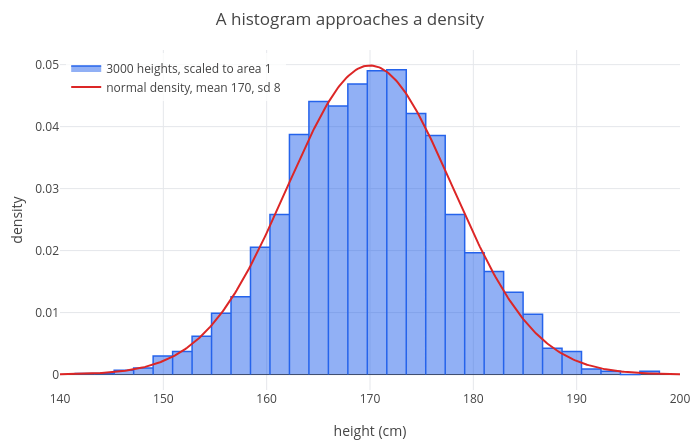

Notebook code for this chart:
### Markdown cell above
## 1. From histogram to density

In lesson 1 we drew a histogram of heights with counts on the vertical axis. Scale the bars so that their total area
is 1 (the `"density"` option of `hist`) and they settle onto a smooth curve as the number of values grows:

### Code cell
seed(2026);
h = 170 + 8*randn(1, 3000);
p = hist(h, 30, "density");
p = show(p, plot(normpdf(x, 170, 8), x, 140, 200));
p = legend(p, "3000 heights, scaled to area 1", "normal density, mean 170, sd 8");
labels(title(p, "A histogram approaches a density"), "height (cm)", "density")

### Figure 1 — Plotly figure (JSON) as saved in the notebook; plotly's stock layout.template omitted (floating-point values rounded to 4 significant figures; data arrays with more than 128 entries replaced by an {"elided": "..."} marker saying what was removed)
{"data": [{"fill": "toself", "line": {"color": "#2563eb", "width": 1.5}, "mode": "lines", "name": "3000 heights, scaled to area 1", "type": "scatter", "x": [141.5, 141.5, 143.4, 143.4, 143.4, 145.2, 145.2, 145.2, 147.1, 147.1, 147.1, 149.0, 149.0, 149.0, 150.9, 150.9, 150.9, 152.8, 152.8, 152.8, 154.7, 154.7, 154.7, 156.6, 156.6, 156.6, 158.4, 158.4, 158.4, 160.3, 160.3, 160.3, 162.2, 162.2, 162.2, 164.1, 164.1, 164.1, 166.0, 166.0, 166.0, 167.9, 167.9, 167.9, 169.7, 169.7, 169.7, 171.6, 171.6, 171.6, 173.5, 173.5, 173.5, 175.4, 175.4, 175.4, 177.3, 177.3, 177.3, 179.2, 179.2, 179.2, 181.0, 181.0, 181.0, 182.9, 182.9, 182.9, 184.8, 184.8, 184.8, 186.7, 186.7, 186.7, 188.6, 188.6, 188.6, 190.5, 190.5, 190.5, 192.4, 192.4, 192.4, 194.2, 194.2, 194.2, 196.1, 196.1, 196.1, 198.0, 198.0, null], "y": [0, 0.0001769, 0.0001769, 0, 0.0001769, 0.0001769, 0, 0.0007076, 0.0007076, 0, 0.001061, 0.001061, 0, 0.003007, 0.003007, 0, 0.003715, 0.003715, 0, 0.006191, 0.006191, 0, 0.009906, 0.009906, 0, 0.01256, 0.01256, 0, 0.02052, 0.02052, 0, 0.02583, 0.02583, 0, 0.03874, 0.03874, 0, 0.04405, 0.04405, 0, 0.04334, 0.04334, 0, 0.04688, 0.04688, 0, 0.049, 0.049, 0, 0.04918, 0.04918, 0, 0.0421, 0.0421, 0, 0.03856, 0.03856, 0, 0.02583, 0.02583, 0, 0.01964, 0.01964, 0, 0.01663, 0.01663, 0, 0.01327, 0.01327, 0, 0.009729, 0.009729, 0, 0.004246, 0.004246, 0, 0.003715, 0.003715, 0, 0.0008845, 0.0008845, 0, 0.0005307, 0.0005307, 0, 0, 0, 0, 0.0005307, 0.0005307, 0, null]}, {"line": {"color": "#dc2626", "width": 2}, "mode": "lines", "name": "normal density, mean 170, sd 8", "type": "scatter", "x": {"elided": "402 float values"}, "y": {"elided": "402 float values"}}], "layout": {"height": 440, "legend": {"bgcolor": "rgba(255,255,255,0.8)", "x": 0.01, "xanchor": "left", "y": 0.99, "yanchor": "top"}, "margin": {"b": 50, "l": 60, "r": 20, "t": 50}, "showlegend": true, "title": {"text": "A histogram approaches a density"}, "width": 700, "xaxis": {"range": [140, 200], "title": {"text": "height (cm)"}, "zeroline": true}, "yaxis": {"range": [-0.002493, 0.05236], "title": {"text": "density"}, "zeroline": true}}}
